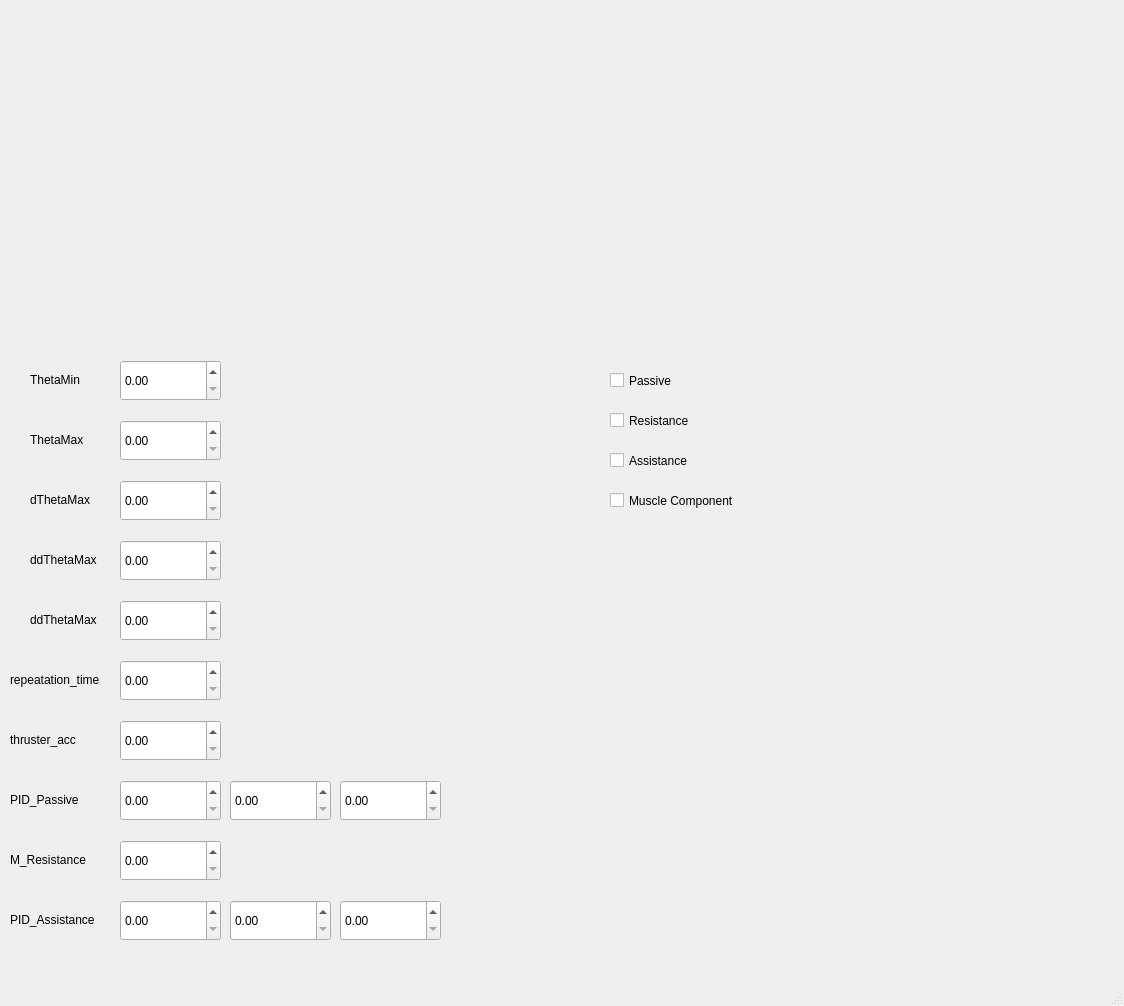
<?xml version="1.0" encoding="UTF-8"?>
<ui version="4.0">
 <class>MainWindow</class>
 <widget class="QMainWindow" name="MainWindow">
  <property name="geometry">
   <rect>
    <x>0</x>
    <y>0</y>
    <width>1124</width>
    <height>1006</height>
   </rect>
  </property>
  <property name="windowTitle">
   <string>MainWindow</string>
  </property>
  <widget class="QWidget" name="centralwidget">
   <widget class="PlotWidget" name="sensorgraph" native="true">
    <property name="geometry">
     <rect>
      <x>90</x>
      <y>40</y>
      <width>431</width>
      <height>291</height>
     </rect>
    </property>
   </widget>
   <widget class="PlotWidget" name="torquegraph" native="true">
    <property name="geometry">
     <rect>
      <x>600</x>
      <y>40</y>
      <width>431</width>
      <height>291</height>
     </rect>
    </property>
   </widget>
   <widget class="QDoubleSpinBox" name="doubleSpinBox">
    <property name="geometry">
     <rect>
      <x>120</x>
      <y>360</y>
      <width>101</width>
      <height>41</height>
     </rect>
    </property>
   </widget>
   <widget class="QDoubleSpinBox" name="doubleSpinBox_2">
    <property name="geometry">
     <rect>
      <x>120</x>
      <y>420</y>
      <width>101</width>
      <height>41</height>
     </rect>
    </property>
   </widget>
   <widget class="QDoubleSpinBox" name="doubleSpinBox_3">
    <property name="geometry">
     <rect>
      <x>120</x>
      <y>480</y>
      <width>101</width>
      <height>41</height>
     </rect>
    </property>
   </widget>
   <widget class="QDoubleSpinBox" name="doubleSpinBox_4">
    <property name="geometry">
     <rect>
      <x>120</x>
      <y>540</y>
      <width>101</width>
      <height>41</height>
     </rect>
    </property>
   </widget>
   <widget class="QLabel" name="label">
    <property name="geometry">
     <rect>
      <x>30</x>
      <y>370</y>
      <width>61</width>
      <height>20</height>
     </rect>
    </property>
    <property name="text">
     <string>ThetaMin</string>
    </property>
   </widget>
   <widget class="QLabel" name="label_2">
    <property name="geometry">
     <rect>
      <x>30</x>
      <y>430</y>
      <width>61</width>
      <height>20</height>
     </rect>
    </property>
    <property name="text">
     <string>ThetaMax</string>
    </property>
   </widget>
   <widget class="QLabel" name="label_3">
    <property name="geometry">
     <rect>
      <x>30</x>
      <y>490</y>
      <width>71</width>
      <height>20</height>
     </rect>
    </property>
    <property name="text">
     <string>dThetaMax</string>
    </property>
   </widget>
   <widget class="QLabel" name="label_4">
    <property name="geometry">
     <rect>
      <x>30</x>
      <y>550</y>
      <width>81</width>
      <height>20</height>
     </rect>
    </property>
    <property name="text">
     <string>ddThetaMax</string>
    </property>
   </widget>
   <widget class="QLabel" name="label_5">
    <property name="geometry">
     <rect>
      <x>30</x>
      <y>610</y>
      <width>81</width>
      <height>20</height>
     </rect>
    </property>
    <property name="text">
     <string>ddThetaMax</string>
    </property>
   </widget>
   <widget class="QDoubleSpinBox" name="doubleSpinBox_5">
    <property name="geometry">
     <rect>
      <x>120</x>
      <y>600</y>
      <width>101</width>
      <height>41</height>
     </rect>
    </property>
   </widget>
   <widget class="QLabel" name="label_6">
    <property name="geometry">
     <rect>
      <x>10</x>
      <y>670</y>
      <width>101</width>
      <height>20</height>
     </rect>
    </property>
    <property name="text">
     <string>repeatation_time</string>
    </property>
   </widget>
   <widget class="QDoubleSpinBox" name="doubleSpinBox_6">
    <property name="geometry">
     <rect>
      <x>120</x>
      <y>660</y>
      <width>101</width>
      <height>41</height>
     </rect>
    </property>
   </widget>
   <widget class="QLabel" name="label_7">
    <property name="geometry">
     <rect>
      <x>10</x>
      <y>730</y>
      <width>101</width>
      <height>20</height>
     </rect>
    </property>
    <property name="text">
     <string>thruster_acc</string>
    </property>
   </widget>
   <widget class="QDoubleSpinBox" name="doubleSpinBox_7">
    <property name="geometry">
     <rect>
      <x>120</x>
      <y>720</y>
      <width>101</width>
      <height>41</height>
     </rect>
    </property>
   </widget>
   <widget class="QLabel" name="label_8">
    <property name="geometry">
     <rect>
      <x>10</x>
      <y>790</y>
      <width>101</width>
      <height>20</height>
     </rect>
    </property>
    <property name="text">
     <string>PID_Passive</string>
    </property>
   </widget>
   <widget class="QDoubleSpinBox" name="doubleSpinBox_8">
    <property name="geometry">
     <rect>
      <x>120</x>
      <y>780</y>
      <width>101</width>
      <height>41</height>
     </rect>
    </property>
   </widget>
   <widget class="QDoubleSpinBox" name="doubleSpinBox_9">
    <property name="geometry">
     <rect>
      <x>230</x>
      <y>780</y>
      <width>101</width>
      <height>41</height>
     </rect>
    </property>
   </widget>
   <widget class="QDoubleSpinBox" name="doubleSpinBox_10">
    <property name="geometry">
     <rect>
      <x>340</x>
      <y>780</y>
      <width>101</width>
      <height>41</height>
     </rect>
    </property>
   </widget>
   <widget class="QLabel" name="label_9">
    <property name="geometry">
     <rect>
      <x>10</x>
      <y>850</y>
      <width>101</width>
      <height>20</height>
     </rect>
    </property>
    <property name="text">
     <string>M_Resistance</string>
    </property>
   </widget>
   <widget class="QDoubleSpinBox" name="doubleSpinBox_13">
    <property name="geometry">
     <rect>
      <x>120</x>
      <y>840</y>
      <width>101</width>
      <height>41</height>
     </rect>
    </property>
   </widget>
   <widget class="QDoubleSpinBox" name="doubleSpinBox_11">
    <property name="geometry">
     <rect>
      <x>340</x>
      <y>900</y>
      <width>101</width>
      <height>41</height>
     </rect>
    </property>
   </widget>
   <widget class="QDoubleSpinBox" name="doubleSpinBox_12">
    <property name="geometry">
     <rect>
      <x>230</x>
      <y>900</y>
      <width>101</width>
      <height>41</height>
     </rect>
    </property>
   </widget>
   <widget class="QLabel" name="label_10">
    <property name="geometry">
     <rect>
      <x>10</x>
      <y>910</y>
      <width>101</width>
      <height>20</height>
     </rect>
    </property>
    <property name="text">
     <string>PID_Assistance</string>
    </property>
   </widget>
   <widget class="QDoubleSpinBox" name="doubleSpinBox_14">
    <property name="geometry">
     <rect>
      <x>120</x>
      <y>900</y>
      <width>101</width>
      <height>41</height>
     </rect>
    </property>
   </widget>
   <widget class="QCheckBox" name="checkBox">
    <property name="geometry">
     <rect>
      <x>610</x>
      <y>370</y>
      <width>101</width>
      <height>21</height>
     </rect>
    </property>
    <property name="text">
     <string>Passive</string>
    </property>
   </widget>
   <widget class="QCheckBox" name="checkBox_2">
    <property name="geometry">
     <rect>
      <x>610</x>
      <y>410</y>
      <width>101</width>
      <height>21</height>
     </rect>
    </property>
    <property name="text">
     <string>Resistance</string>
    </property>
   </widget>
   <widget class="QCheckBox" name="checkBox_3">
    <property name="geometry">
     <rect>
      <x>610</x>
      <y>450</y>
      <width>101</width>
      <height>21</height>
     </rect>
    </property>
    <property name="text">
     <string>Assistance</string>
    </property>
   </widget>
   <widget class="QCheckBox" name="checkBox_4">
    <property name="geometry">
     <rect>
      <x>610</x>
      <y>490</y>
      <width>151</width>
      <height>21</height>
     </rect>
    </property>
    <property name="text">
     <string>Muscle Component</string>
    </property>
   </widget>
  </widget>
  <widget class="QMenuBar" name="menubar">
   <property name="geometry">
    <rect>
     <x>0</x>
     <y>0</y>
     <width>1124</width>
     <height>21</height>
    </rect>
   </property>
  </widget>
  <widget class="QStatusBar" name="statusbar"/>
 </widget>
 <customwidgets>
  <customwidget>
   <class>PlotWidget</class>
   <extends>QWidget</extends>
   <header>pyqtgraph</header>
   <container>1</container>
  </customwidget>
 </customwidgets>
 <resources/>
 <connections/>
</ui>
